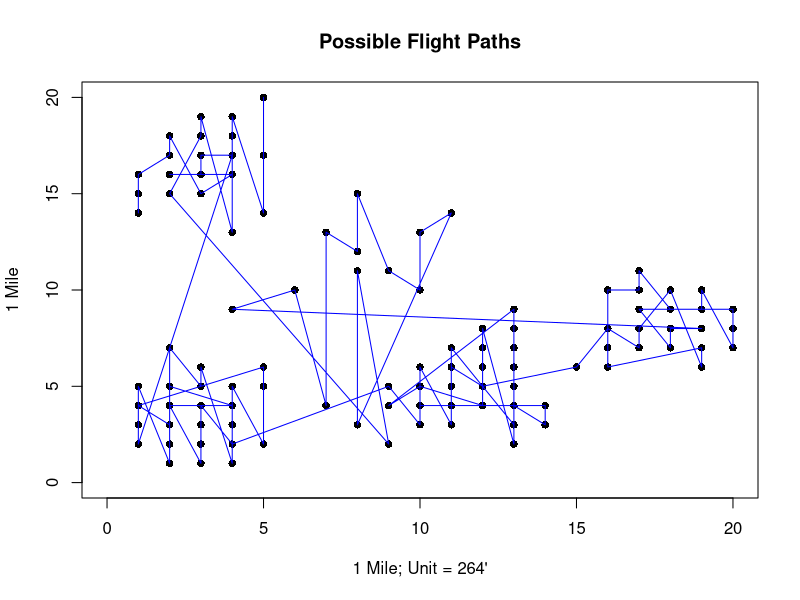

Reproduce this figure in R. (Note: this script raises an error after producing the figure.)
x <- c(1, 1, 1, 2, 2, 3, 4,
       2, 3, 3, 4,
       1, 1, 1, 2, 2, 2, 3, 3, 4, 4, 4, 5, 5, 5,
       1, 2, 2, 4,
       2, 3, 3, 3, 3, 4,
       9, 10, 10, 11, 11, 13, 13, 13, 13, 13, 13,
       9, 10, 12, 12, 12, 12, 13, 13, 14, 14,
       10, 11, 11, 11, 12,
       15, 16, 17, 17, 18, 19, 19,
       16, 16, 16, 17, 17, 18, 19, 19, 20, 20, 20,
       17, 18, 18, 19,
       4, 6, 7, 7, 8, 8, 9, 10, 10, 11,
       8, 8, 9,
       2, 3, 3, 4, 4, 4, 5, 5, 5)
y <- c(14, 15, 16, 17, 18, 15, 16,
       16, 16, 17, 17,
       2, 3, 5, 1, 2, 7, 5, 6, 1, 3, 5, 2, 5, 6,
       4, 3, 5, 4,
       4, 1, 2, 3, 4, 2,
       5, 3, 6, 3, 7, 3, 5, 6, 7, 8, 9,
       4, 5, 4, 6, 7, 8, 2, 4, 3, 4,
       4, 4, 5, 6, 5,
       6, 8, 7, 8, 10, 6, 7,
       6, 7, 10, 10, 11, 9, 9, 10, 7, 8, 9,
       9, 7, 8, 8,
       9, 10, 4, 13, 12, 15, 11, 10, 13, 14,
       3, 11, 2,
       15, 18, 19, 13, 18, 19, 14, 17, 20)

plot(x,y, xlab="1 Mile; Unit = 264'", ylab="1 Mile", main="Possible Flight Paths", ylim=c(0,20), xlim=c(0,20), pch = 16, col="black")

lines(x, y,  pch=16, xlim=range(x), ylim=range(y), col = "blue")


fsub <- x[flights$airline == "AA",]
for (j in 1:length(fsub$airline)) {
  air1 <- airports[airports$iata == fsub[j,]$airport1,]
  air2 <- airports[airports$iata == fsub[j,]$airport2,]
  
  inter <- gcIntermediate(c(air1[1,]$long, air1[1,]$lat), c(air2[1,]$long, air2[1,]$lat), n=100, addStartEnd=TRUE)
  
  lines(inter, col="black", lwd=0.8)
}
